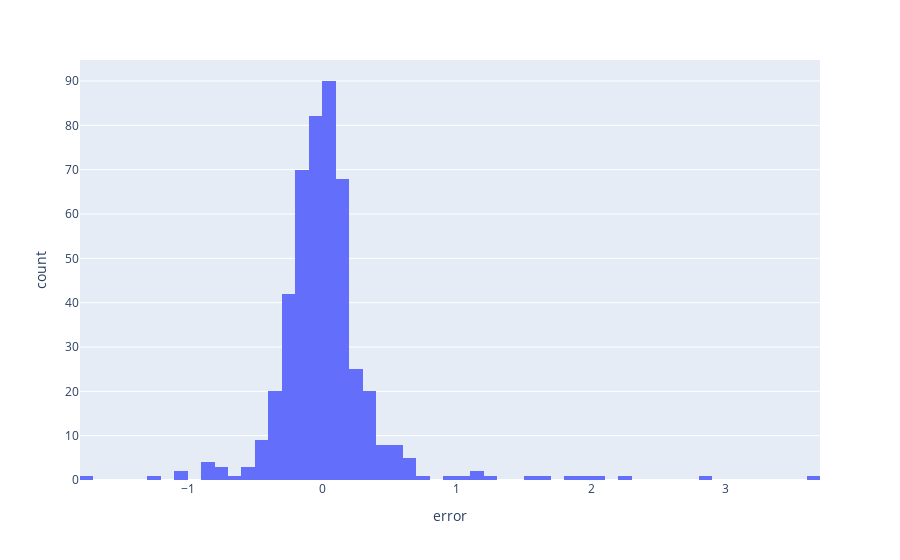

Write notebook code for a chart like this one.
### Code cell
show_distribution_error()

### Figure 1 — Plotly figure (JSON) as saved in the notebook; plotly's stock layout.template omitted (floating-point values rounded to 4 significant figures; data arrays with more than 128 entries replaced by an {"elided": "..."} marker saying what was removed)
{"data": [{"alignmentgroup": "True", "bingroup": "x", "hovertemplate": "error=%{x}<br>count=%{y}<extra></extra>", "legendgroup": "", "marker": {"color": "#636efa", "pattern": {"shape": ""}}, "name": "", "offsetgroup": "", "orientation": "v", "showlegend": false, "type": "histogram", "x": {"elided": "476 float values"}, "xaxis": "x", "yaxis": "y"}], "layout": {"barmode": "relative", "legend": {"tracegroupgap": 0}, "margin": {"t": 60}, "xaxis": {"anchor": "y", "domain": [0, 1], "title": {"text": "error"}}, "yaxis": {"anchor": "x", "domain": [0, 1], "title": {"text": "count"}}}}
